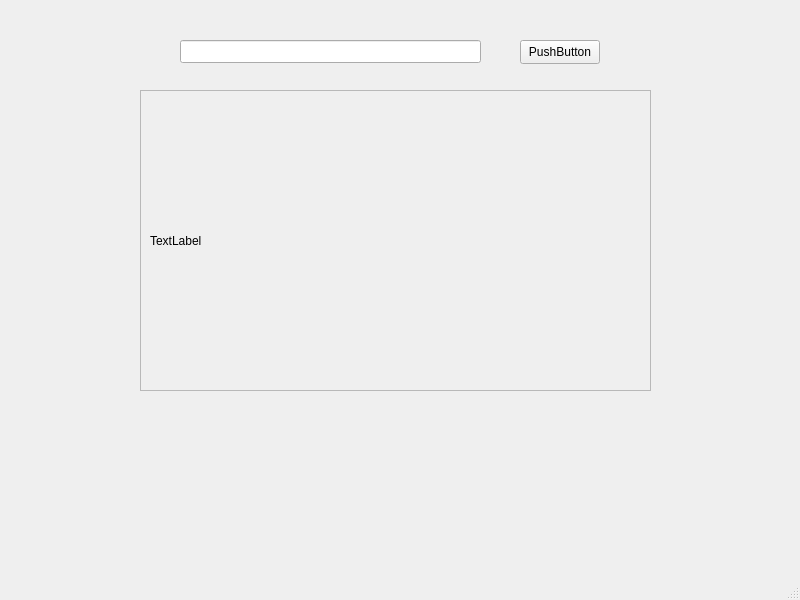
<?xml version="1.0" encoding="UTF-8"?>
<ui version="4.0">
 <class>MainWindow</class>
 <widget class="QMainWindow" name="MainWindow">
  <property name="geometry">
   <rect>
    <x>0</x>
    <y>0</y>
    <width>800</width>
    <height>600</height>
   </rect>
  </property>
  <property name="windowTitle">
   <string>MainWindow</string>
  </property>
  <widget class="QWidget" name="centralwidget">
   <widget class="QLineEdit" name="lineEdit">
    <property name="geometry">
     <rect>
      <x>180</x>
      <y>40</y>
      <width>301</width>
      <height>23</height>
     </rect>
    </property>
   </widget>
   <widget class="QPushButton" name="pushButton">
    <property name="geometry">
     <rect>
      <x>520</x>
      <y>40</y>
      <width>80</width>
      <height>24</height>
     </rect>
    </property>
    <property name="text">
     <string>PushButton</string>
    </property>
   </widget>
   <widget class="QScrollArea" name="scrollArea">
    <property name="geometry">
     <rect>
      <x>140</x>
      <y>90</y>
      <width>511</width>
      <height>301</height>
     </rect>
    </property>
    <property name="widgetResizable">
     <bool>true</bool>
    </property>
    <widget class="QWidget" name="scrollAreaWidgetContents">
     <property name="geometry">
      <rect>
       <x>0</x>
       <y>0</y>
       <width>509</width>
       <height>299</height>
      </rect>
     </property>
     <layout class="QHBoxLayout" name="horizontalLayout">
      <item>
       <widget class="QLabel" name="label">
        <property name="text">
         <string>TextLabel</string>
        </property>
       </widget>
      </item>
     </layout>
    </widget>
   </widget>
  </widget>
  <widget class="QMenuBar" name="menubar">
   <property name="geometry">
    <rect>
     <x>0</x>
     <y>0</y>
     <width>800</width>
     <height>21</height>
    </rect>
   </property>
  </widget>
  <widget class="QStatusBar" name="statusbar"/>
 </widget>
 <resources/>
 <connections/>
</ui>
